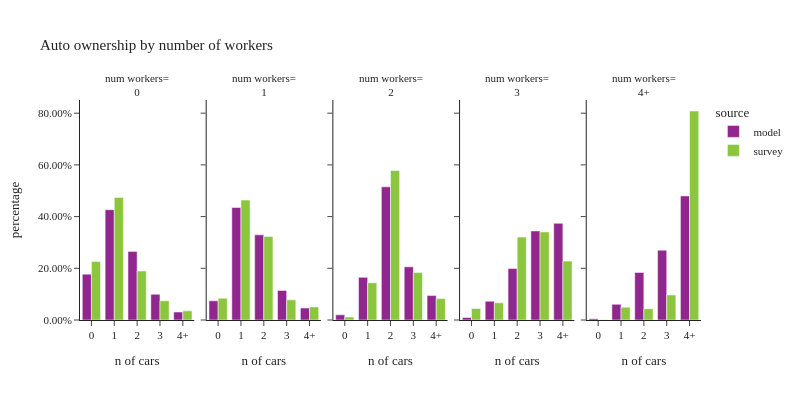

Here is the notebook cell this chart was saved with:
### Code cell
plot_auto(hh,'hhwkrs_4+','number of workers','num workers')

### Figure 1 — Plotly figure (JSON) as saved in the notebook; plotly's stock layout.template omitted (floating-point values rounded to 4 significant figures)
{"data": [{"alignmentgroup": "True", "customdata": [[68705], [165274], [102783], [38495], [11944]], "hovertemplate": "source=model<br>hhwkrs_4+=0<br>hhvehs_4+=%{x}<br>percentage=%{y}<br>sample count=%{customdata[0]}<extra></extra>", "legendgroup": "model", "marker": {"color": "#91268F", "pattern": {"shape": ""}}, "name": "model", "offsetgroup": "model", "orientation": "v", "showlegend": true, "textposition": "auto", "type": "bar", "x": ["0", "1", "2", "3", "4+"], "xaxis": "x", "y": [0.1774, 0.4268, 0.2655, 0.09942, 0.03085], "yaxis": "y"}, {"alignmentgroup": "True", "customdata": [[51796], [303572], [229694], [79848], [32409]], "hovertemplate": "source=model<br>hhwkrs_4+=1<br>hhvehs_4+=%{x}<br>percentage=%{y}<br>sample count=%{customdata[0]}<extra></extra>", "legendgroup": "model", "marker": {"color": "#91268F", "pattern": {"shape": ""}}, "name": "model", "offsetgroup": "model", "orientation": "v", "showlegend": false, "textposition": "auto", "type": "bar", "x": ["0", "1", "2", "3", "4+"], "xaxis": "x2", "y": [0.07428, 0.4353, 0.3294, 0.1145, 0.04648], "yaxis": "y2"}, {"alignmentgroup": "True", "customdata": [[10879], [90305], [281869], [112496], [51759]], "hovertemplate": "source=model<br>hhwkrs_4+=2<br>hhvehs_4+=%{x}<br>percentage=%{y}<br>sample count=%{customdata[0]}<extra></extra>", "legendgroup": "model", "marker": {"color": "#91268F", "pattern": {"shape": ""}}, "name": "model", "offsetgroup": "model", "orientation": "v", "showlegend": false, "textposition": "auto", "type": "bar", "x": ["0", "1", "2", "3", "4+"], "xaxis": "x3", "y": [0.01988, 0.165, 0.515, 0.2055, 0.09457], "yaxis": "y3"}, {"alignmentgroup": "True", "customdata": [[536], [4059], [11086], [19187], [20833]], "hovertemplate": "source=model<br>hhwkrs_4+=3<br>hhvehs_4+=%{x}<br>percentage=%{y}<br>sample count=%{customdata[0]}<extra></extra>", "legendgroup": "model", "marker": {"color": "#91268F", "pattern": {"shape": ""}}, "name": "model", "offsetgroup": "model", "orientation": "v", "showlegend": false, "textposition": "auto", "type": "bar", "x": ["0", "1", "2", "3", "4+"], "xaxis": "x4", "y": [0.009623, 0.07287, 0.199, 0.3445, 0.374], "yaxis": "y4"}, {"alignmentgroup": "True", "customdata": [[254], [2952], [8942], [13122], [23330]], "hovertemplate": "source=model<br>hhwkrs_4+=4+<br>hhvehs_4+=%{x}<br>percentage=%{y}<br>sample count=%{customdata[0]}<extra></extra>", "legendgroup": "model", "marker": {"color": "#91268F", "pattern": {"shape": ""}}, "name": "model", "offsetgroup": "model", "orientation": "v", "showlegend": false, "textposition": "auto", "type": "bar", "x": ["0", "1", "2", "3", "4+"], "xaxis": "x5", "y": [0.005226, 0.06074, 0.184, 0.27, 0.48], "yaxis": "y5"}, {"alignmentgroup": "True", "customdata": [[226], [412], [235], [76], [27]], "hovertemplate": "source=survey<br>hhwkrs_4+=0<br>hhvehs_4+=%{x}<br>percentage=%{y}<br>sample count=%{customdata[0]}<extra></extra>", "legendgroup": "survey", "marker": {"color": "#8CC63E", "pattern": {"shape": ""}}, "name": "survey", "offsetgroup": "survey", "orientation": "v", "showlegend": true, "textposition": "auto", "type": "bar", "x": ["0", "1", "2", "3", "4+"], "xaxis": "x", "y": [0.2266, 0.4743, 0.1895, 0.07424, 0.03539], "yaxis": "y"}, {"alignmentgroup": "True", "customdata": [[327], [842], [306], [63], [33]], "hovertemplate": "source=survey<br>hhwkrs_4+=1<br>hhvehs_4+=%{x}<br>percentage=%{y}<br>sample count=%{customdata[0]}<extra></extra>", "legendgroup": "survey", "marker": {"color": "#8CC63E", "pattern": {"shape": ""}}, "name": "survey", "offsetgroup": "survey", "orientation": "v", "showlegend": false, "textposition": "auto", "type": "bar", "x": ["0", "1", "2", "3", "4+"], "xaxis": "x2", "y": [0.08454, 0.4638, 0.3232, 0.07793, 0.05061], "yaxis": "y2"}, {"alignmentgroup": "True", "customdata": [[63], [366], [510], [105], [39]], "hovertemplate": "source=survey<br>hhwkrs_4+=2<br>hhvehs_4+=%{x}<br>percentage=%{y}<br>sample count=%{customdata[0]}<extra></extra>", "legendgroup": "survey", "marker": {"color": "#8CC63E", "pattern": {"shape": ""}}, "name": "survey", "offsetgroup": "survey", "orientation": "v", "showlegend": false, "textposition": "auto", "type": "bar", "x": ["0", "1", "2", "3", "4+"], "xaxis": "x3", "y": [0.01168, 0.144, 0.5782, 0.1834, 0.0828], "yaxis": "y3"}, {"alignmentgroup": "True", "customdata": [[6], [13], [29], [34], [19]], "hovertemplate": "source=survey<br>hhwkrs_4+=3<br>hhvehs_4+=%{x}<br>percentage=%{y}<br>sample count=%{customdata[0]}<extra></extra>", "legendgroup": "survey", "marker": {"color": "#8CC63E", "pattern": {"shape": ""}}, "name": "survey", "offsetgroup": "survey", "orientation": "v", "showlegend": false, "textposition": "auto", "type": "bar", "x": ["0", "1", "2", "3", "4+"], "xaxis": "x4", "y": [0.04447, 0.06641, 0.3206, 0.3407, 0.2278], "yaxis": "y4"}, {"alignmentgroup": "True", "customdata": [[1], [8], [6], [5], [13]], "hovertemplate": "source=survey<br>hhwkrs_4+=4+<br>hhvehs_4+=%{x}<br>percentage=%{y}<br>sample count=%{customdata[0]}<extra></extra>", "legendgroup": "survey", "marker": {"color": "#8CC63E", "pattern": {"shape": ""}}, "name": "survey", "offsetgroup": "survey", "orientation": "v", "showlegend": false, "textposition": "auto", "type": "bar", "x": ["0", "1", "2", "3", "4+"], "xaxis": "x5", "y": [0.001362, 0.04979, 0.04348, 0.09689, 0.8085], "yaxis": "y5"}], "layout": {"annotations": [{"font": {}, "showarrow": false, "text": "num workers=<br>0", "x": 0.092, "xanchor": "center", "xref": "paper", "y": 1, "yanchor": "bottom", "yref": "paper"}, {"font": {}, "showarrow": false, "text": "num workers=<br>1", "x": 0.296, "xanchor": "center", "xref": "paper", "y": 1, "yanchor": "bottom", "yref": "paper"}, {"font": {}, "showarrow": false, "text": "num workers=<br>2", "x": 0.5, "xanchor": "center", "xref": "paper", "y": 1, "yanchor": "bottom", "yref": "paper"}, {"font": {}, "showarrow": false, "text": "num workers=<br>3", "x": 0.704, "xanchor": "center", "xref": "paper", "y": 1, "yanchor": "bottom", "yref": "paper"}, {"font": {}, "showarrow": false, "text": "num workers=<br>4+", "x": 0.908, "xanchor": "center", "xref": "paper", "y": 1, "yanchor": "bottom", "yref": "paper"}], "barmode": "group", "font": {"size": 11}, "height": 400, "legend": {"title": {"text": "source"}, "tracegroupgap": 0}, "title": {"text": "Auto ownership by number of workers"}, "width": 800, "xaxis": {"anchor": "y", "domain": [0, 0.184], "title": {"text": "n of cars"}}, "xaxis2": {"anchor": "y2", "domain": [0.204, 0.388], "matches": "x", "title": {"text": "n of cars"}}, "xaxis3": {"anchor": "y3", "domain": [0.408, 0.592], "matches": "x", "title": {"text": "n of cars"}}, "xaxis4": {"anchor": "y4", "domain": [0.612, 0.796], "matches": "x", "title": {"text": "n of cars"}}, "xaxis5": {"anchor": "y5", "domain": [0.816, 1], "matches": "x", "title": {"text": "n of cars"}}, "yaxis": {"anchor": "x", "domain": [0, 1], "tickformat": ".2%", "title": {"text": "percentage"}}, "yaxis2": {"anchor": "x2", "domain": [0, 1], "matches": "y", "showticklabels": false, "tickformat": ".2%"}, "yaxis3": {"anchor": "x3", "domain": [0, 1], "matches": "y", "showticklabels": false, "tickformat": ".2%"}, "yaxis4": {"anchor": "x4", "domain": [0, 1], "matches": "y", "showticklabels": false, "tickformat": ".2%"}, "yaxis5": {"anchor": "x5", "domain": [0, 1], "matches": "y", "showticklabels": false, "tickformat": ".2%"}}}
